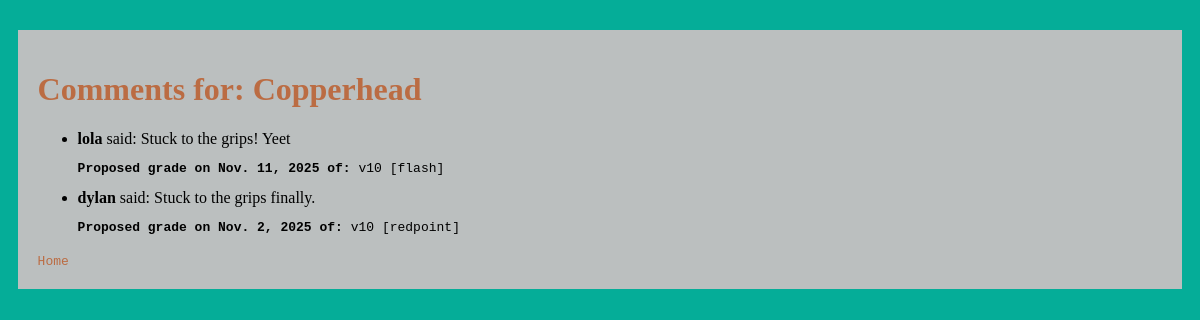
The app's page /comments/1/ with its own data.
### logbookApp/models.py (models this page shows, shortened)
class Climb(models.Model):
    AREAS = [
        ("lcc", "Little Cottonwood Canyon"),
        ("o", "Ogden")
    ]
    name = models.CharField(max_length=100)
    grade = models.CharField(max_length=10)
    area = models.CharField(max_length=3, choices=AREAS, default="lcc")
    description = models.TextField(blank=True)

class Ascent(models.Model):
    TYPE =[
        ("o", "onsight"),
        ("f", "flash"),
        ("r", "redpoint")
    ]
    climb = models.ForeignKey(Climb, on_delete=models.CASCADE)
    user = models.ForeignKey(User, on_delete=models.CASCADE)
    proposedGrade = models.CharField(max_length=10)
    type = models.CharField(max_length=1 ,choices=TYPE)
    date = models.DateField()
    comment = models.TextField(blank=True, null=True)

### logbookApp/views.py (the view)
# urls.py: path("comments/<int:climb_id>/", views.comments_view, name="comments"),
def comments_view(request, climb_id):
    climb = Climb.objects.get(id=climb_id)
    comments = Ascent.objects.filter(climb_id=climb_id).exclude(comment="")
    context = {"climb": climb, "comments": comments}
    return render(request, "logbookApp/comments.html", context)

### logbookApp/templates/logbookApp/comments.html
{% extends "logbookApp/base.html" %} {% block content %}
<div class="main-container">
  <h1>Comments for: {{climb.name}}</h1>
  <ul>
    {% if comments|length == 0 %}
    <p>No comments to show...</p>
    {% else %} {% for comment in comments %}
    <li>
      <strong>{{comment.user.username}}</strong> said: {{comment.comment}}
    </li>
    <pre><strong>Proposed grade on {{comment.date}} of: </strong>{{comment.proposedGrade}} [{{comment.get_type_display}}]</pre>
    {% endfor %} {%endif%}
  </ul>
  <a href="{% url 'home' %}">Home</a>
</div>
{% endblock %}

### logbookApp/static/logbookApp/css/style.css (style rules this page uses)
body { background-color: #05AD98; }
.main-container { background-color: #BBBFBF; width: 95%; margin: auto; margin-top: 30px; padding: 20px; }
.main-container h1 { color: #BB6C43; }
.main-container a { font-family: monospace; color: #BB6C43; text-decoration: none; }

### records on screen
Climb: name "Copperhead"
Ascent: user.username "lola", comment "Stuck to the grips! Yeet", date "Nov. 11, 2025", proposedGrade "v10", type "flash"
Ascent: user.username "dylan", comment "Stuck to the grips finally.", date "Nov. 2, 2025", proposedGrade "v10", type "redpoint"
